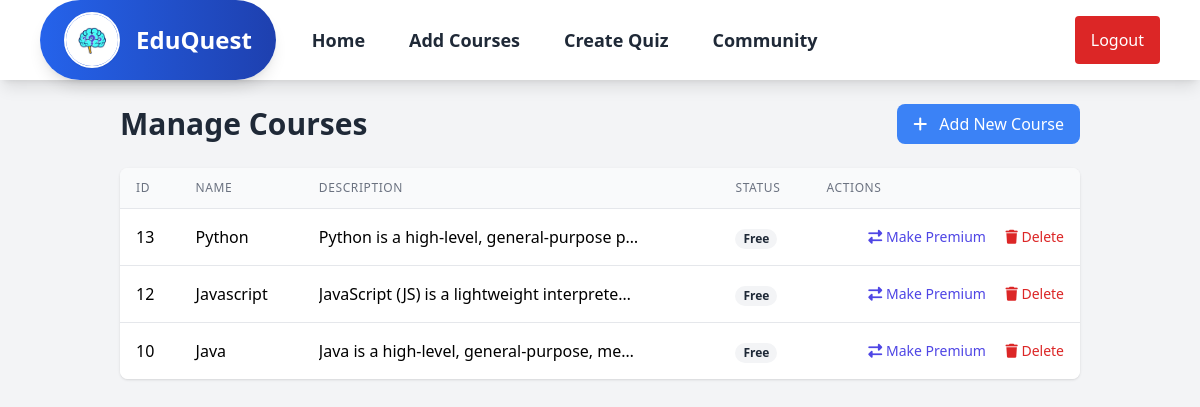
Page /admin/courses_admin.php on the committed database.
### tables this page shows
CREATE TABLE `courses` (
  `id` int(11) NOT NULL,
  `name` varchar(255) NOT NULL,
  `description` text NOT NULL,
  `image` varchar(255) NOT NULL,
  `created_at` timestamp NOT NULL DEFAULT current_timestamp(),
  `is_premium` tinyint(1) DEFAULT 0
);

### admin/courses_admin.php (the view, shortened to what this page needs)
<?php
include("./assets/header_admin.php");
$conn = new mysqli("localhost", "root", "", "learning_app");
$courses_query = $conn->query("SELECT * FROM courses ORDER BY id DESC");
?>
<!DOCTYPE html>
<html lang="en">
<head>
    <script src="https://cdn.tailwindcss.com"></script>
    <link href="https://cdnjs.cloudflare.com/ajax/libs/font-awesome/6.7.2/css/all.min.css" rel="stylesheet" />
</head>
<body class="bg-gray-100">
    <div class="container mx-auto py-6 px-4 sm:px-6 lg:px-8">
        <div class="flex flex-col sm:flex-row justify-between items-start sm:items-center mb-6 gap-4">
            <h1 class="text-2xl sm:text-3xl font-bold text-gray-800">Manage Courses</h1>
            <a href="post_courses.php" class="bg-blue-500 hover:bg-blue-600 text-white px-4 py-2 rounded-lg w-full sm:w-auto text-center">
                <i class="fas fa-plus mr-2"></i> Add New Course
            </a>
        </div>
        <div class="bg-white rounded-lg shadow overflow-hidden">
            <div class="responsive-table">
                <table class="min-w-full divide-y divide-gray-200">
                    <thead class="bg-gray-50">
                        <tr>
                            <th class="px-4 py-3 text-left text-xs font-medium text-gray-500 uppercase tracking-wider">ID</th>
                            <th class="px-4 py-3 text-left text-xs font-medium text-gray-500 uppercase tracking-wider">Name</th>
                            <th class="px-4 py-3 text-left text-xs font-medium text-gray-500 uppercase tracking-wider">Description</th>
                            <th class="px-4 py-3 text-left text-xs font-medium text-gray-500 uppercase tracking-wider">Status</th>
                            <th class="px-4 py-3 text-left text-xs font-medium text-gray-500 uppercase tracking-wider">Actions</th>
                        </tr>
                    </thead>
                    <tbody class="bg-white divide-y divide-gray-200">
                        <?php while ($course = $courses_query->fetch_assoc()): ?>
                            <tr class="hover:bg-gray-50">
                                <td class="px-4 py-4 whitespace-nowrap" data-label="ID"><?= htmlspecialchars($course['id']) ?></td>
                                <td class="px-4 py-4 whitespace-nowrap" data-label="Name"><?= htmlspecialchars($course['name']) ?></td>
                                <td class="px-4 py-4" data-label="Description">
                                    <div class="truncate max-w-xs">
                                        <?= htmlspecialchars(substr($course['description'], 0, 50)) ?>...
                                    </div>
                                </td>
                                <td class="px-4 py-4 whitespace-nowrap" data-label="Status">
                                    <span class="status-badge px-2 inline-flex text-xs leading-5 font-semibold rounded-full
                                    <?= $course['is_premium'] ? 'bg-green-100 text-green-800' : 'bg-gray-100 text-gray-800' ?>">
                                        <?= $course['is_premium'] ? 'Premium' : 'Free' ?>
                                    </span>
                                </td>
                                <td class="px-4 py-4 whitespace-nowrap text-right text-sm font-medium action-buttons">
                                    <button onclick="togglePremium(<?= $course['id'] ?>, <?= $course['is_premium'] ? 0 : 1 ?>)"
                                        class="text-indigo-600 hover:text-indigo-900 mr-4"
                                        title="<?= $course['is_premium'] ? 'Make Free' : 'Make Premium' ?>">
                                        <i class="fas fa-exchange-alt"></i> <span class="hidden sm:inline"><?= $course['is_premium'] ? 'Make Free' : 'Make Premium' ?></span>
                                    </button>
                                    <button onclick="confirmDelete(<?= $course['id'] ?>)"
                                        class="text-red-600 hover:text-red-900"
                                        title="Delete">
                                        <i class="fas fa-trash"></i> <span class="hidden sm:inline">Delete</span>
                                    </button>
                                </td>
                            </tr>
                        <?php endwhile; ?>
                    </tbody>
                </table>
            </div>
        </div>
    </div>
</body>
</html>

### rows in the picture
courses: id "13", name "Python", description "Python is a high-level, general-purpose p…", is_premium "Free"
courses: id "12", name "Javascript", description "JavaScript (JS) is a lightweight interprete…", is_premium "Free"
courses: id "10", name "Java", description "Java is a high-level, general-purpose, me…", is_premium "Free"
